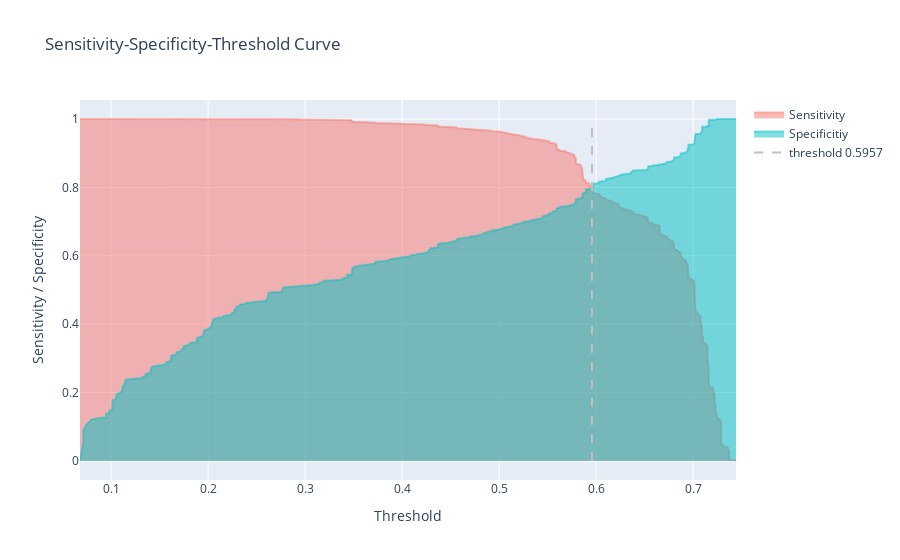

Notebook code cell kept with this figure:
### Markdown cell above
#### Sensitivity-Specificity-Threshold Curve

### Code cell
fpr, tpr, thresholds =roc_curve(y_test[['response']], y_pred_proba)
sensitivity_specificity_threshold = pd.DataFrame({'Sensitivity' : tpr,'Specificitiy' : 1 - fpr, 'Threshold': thresholds})

# Es war ein Threshold mit dem Wert von 1,7 drin - Den habe ich gelöscht, da der plot sonst extrem verzerrt wird
sensitivity_specificity_threshold = sensitivity_specificity_threshold.iloc[1: , :]

# Schnittpunkt von Precision und Threshold berechnen und den dazugehörigen Threshold in einem Data Frame ablegen 
sensitivity_specificity_threshold['distance']  =  abs(sensitivity_specificity_threshold['Sensitivity'] - sensitivity_specificity_threshold['Specificitiy'])
intersection_specificity_threshold = sensitivity_specificity_threshold.loc[sensitivity_specificity_threshold['distance'] == sensitivity_specificity_threshold['distance'].min()]
intersection_spt = intersection_specificity_threshold['Threshold']


# Plot erzeugen 
fig = go.Figure()

# Trace für die Precison und die dazugehörigen Thresholds
fig.add_trace(go.Scatter(x=sensitivity_specificity_threshold['Threshold'], y=sensitivity_specificity_threshold['Sensitivity'],
                    fill='tozeroy', fillcolor='rgba(248, 118, 109, 0.5)', opacity=0.5,
                    hoveron = 'points+fills', # select where hover is active
                    line_color='rgba(248, 118, 109, 0.5)',
                    name= 'Sensitivity',
                    hoverinfo = 'text+x+y'))


# Trace für den Recall und die dazugehörigen Thresholds
fig.add_trace(go.Scatter(x=sensitivity_specificity_threshold['Threshold'], y=sensitivity_specificity_threshold['Specificitiy'],
                    fill='tozeroy', fillcolor = 'rgba(0, 191, 196, 0.5)',
                    hoveron='points',
                    line_color='rgba(0, 191, 196, 0.5)',
                    name= 'Specificitiy',
                    hoverinfo='text+x+y')) 


# Schnittpunkt von Precision und Recall einfügen
fig.add_traces(go.Scatter(
    x= [intersection_spt.values[0],intersection_spt.values[0]],
    y=[0,1],
    mode='lines',
    name=f'threshold {intersection_spt.values[0]:.4f}',
    line={'dash': 'dash', 
          'color': 'silver',
          'width': 2}
    ))


# Layout anpoassen
fig.update_layout(title = 'Sensitivity-Specificity-Threshold Curve')
fig.update_layout(hovermode='x unified')
fig.update_xaxes(title_text='Threshold')
fig.update_yaxes(title_text='Sensitivity / Specificity')

fig.show()

### Figure 1 — Plotly figure (JSON) as saved in the notebook; plotly's stock layout.template omitted (floating-point values rounded to 4 significant figures; data arrays with more than 128 entries replaced by an {"elided": "..."} marker saying what was removed)
{"data": [{"fill": "tozeroy", "fillcolor": "rgba(248, 118, 109, 0.5)", "hoverinfo": "text+x+y", "hoveron": "points+fills", "line": {"color": "rgba(248, 118, 109, 0.5)"}, "name": "Sensitivity", "opacity": 0.5, "type": "scatter", "x": {"elided": "990 float values"}, "y": {"elided": "990 float values"}}, {"fill": "tozeroy", "fillcolor": "rgba(0, 191, 196, 0.5)", "hoverinfo": "text+x+y", "hoveron": "points", "line": {"color": "rgba(0, 191, 196, 0.5)"}, "name": "Specificitiy", "type": "scatter", "x": {"elided": "990 float values"}, "y": {"elided": "990 float values"}}, {"line": {"color": "silver", "dash": "dash", "width": 2}, "mode": "lines", "name": "threshold 0.5957", "type": "scatter", "x": [0.5957, 0.5957], "y": [0, 1]}], "layout": {"hovermode": "x unified", "title": {"text": "Sensitivity-Specificity-Threshold Curve"}, "xaxis": {"title": {"text": "Threshold"}}, "yaxis": {"title": {"text": "Sensitivity / Specificity"}}}}
